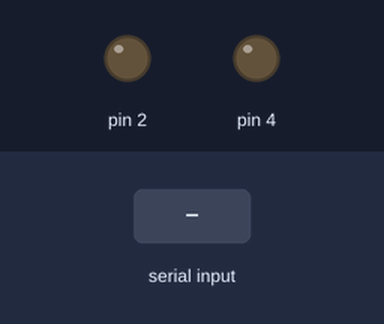
Bench run of a sketch on a simulated Arduino Uno, built with avr-gcc and run on an emulated ATmega328P. On the bench: output pins drawn as LEDs (lit = HIGH). Inputs (shaded band) come from the test bench. What the sketch prints to the serial monitor is not drawn.

Above: at 1.2 s.
1.3 s: "LED1ON" received over Serial
At 3.5 s:
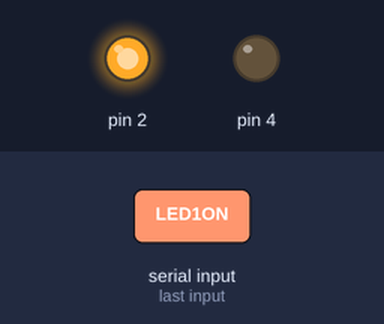
3.8 s: "LED2ON" received over Serial
At 5.4 s:
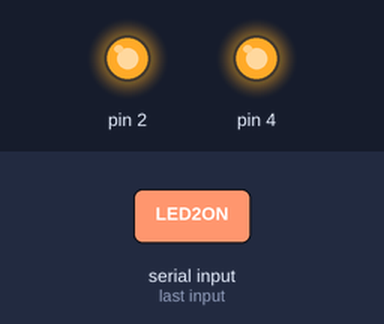
6.3 s: "LED1OFF" received over Serial
At 8.5 s:
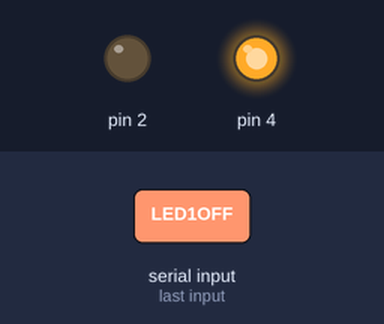
8.8 s: "LED2OFF" received over Serial
At 10.5 s:
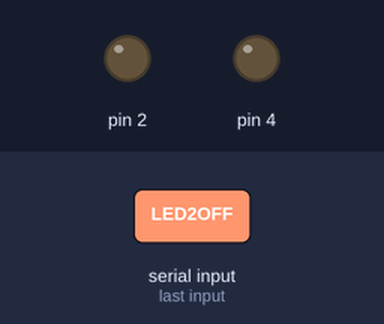
Timing chart, 0 to 12.0 s (numbered marks = the images above; inputs shaded):
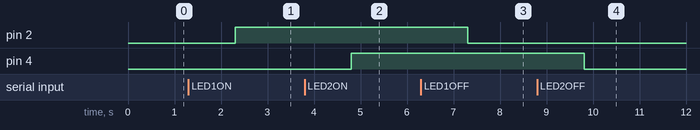

The sketch:

Serial_Input_using_string_-_2_LEDs.ino
```cpp
// Code by Aadhitya G

void setup() {
  pinMode(2, OUTPUT);
  pinMode(4, OUTPUT);
  digitalWrite(2, LOW);
  digitalWrite(4, LOW);
  Serial.begin(9600);
  Serial.print("Enter a string");
}

void loop() {
 if (Serial.available()) {
   Serial.print("x=");
   String x = Serial.readString();
   Serial.println(x);
   if (x == "LED1ON") {
       digitalWrite(2, HIGH);
    }
   if (x == "LED1OFF") {
     digitalWrite(2, LOW);  // switch LED Off
    }
    if (x == "LED2ON") {
       digitalWrite(4, HIGH);
    }
    if (x == "LED2OFF") {
     digitalWrite(4, LOW);  // switch LED Off
    }
}
}
```

Measured:
- after the input at 1.3 s, pin 2: LOW → HIGH after 1.0 s
- after the input at 3.8 s, pin 4: LOW → HIGH after 1.0 s
- after the input at 6.3 s, pin 2: HIGH → LOW after 1.0 s
- after the input at 8.8 s, pin 4: HIGH → LOW after 1.0 s
